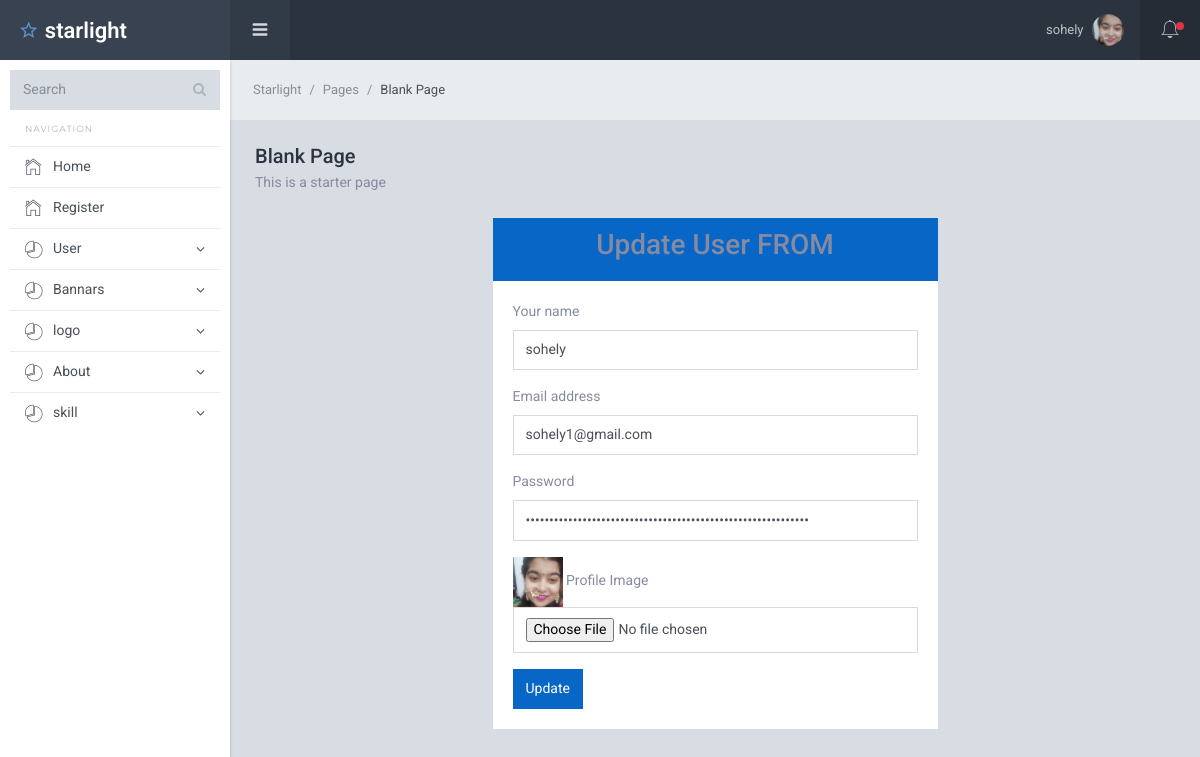
The page /users/edit_user.php?id=1 (signed in) on the database its author committed.
### tables this page shows
CREATE TABLE `users` (
  `id` int(11) NOT NULL,
  `name` varchar(100) NOT NULL,
  `email` varchar(100) NOT NULL,
  `password` varchar(100) NOT NULL,
  `status` int(11) NOT NULL,
  `role` int(11) NOT NULL,
  `profile_image` varchar(100) NOT NULL,
  `created_at` datetime DEFAULT NULL
);

### users/edit_user.php (the view, shortened to what this page needs)
<?php
require '../db.php';
?>
<?php require '../dashboard_includes/header.php';?>
 <div class="sl-mainpanel">
      <nav class="breadcrumb sl-breadcrumb">
        <a class="breadcrumb-item" href="index.html">Starlight</a>
        <a class="breadcrumb-item" href="index.html">Pages</a>
        <span class="breadcrumb-item active">Blank Page</span>
      </nav>
      <div class="sl-pagebody">
        <div class="sl-page-title">
          <h5>Blank Page</h5>
          <p>This is a starter page</p>
        </div>
        <div class="row">
          <div class="col-lg-6 m-auto">
            <div class="card">
              <div class="card-header bg-primary text-center">
                <h3 class="text white">Update User FROM</h3>
              </div>
              <div class="card-body">
                <form action="update.php" method="POST" enctype="multipart/form-data">
                    <div class="mb-3">
                        <label for="exampleInputEmail1" class="form-label">Your name</label>
                        <input value="<?=$after_assoc['name']?>" name="name" type="text" class="form-control" >
                    </div>
                      <div class="mb-3">
                        <label for="exampleInputEmail1" class="form-label">Email address</label>
                        <input value="<?=$after_assoc['email']?>" name="email" type="email" class="form-control" >
                      </div>
                          <div class="mb-3">
                            <label for="exampleInputPassword1" class="form-label">Password</label>
                            <input value="<?=$after_assoc['password']?>" name="password" type="password" class="form-control" >
                          </div>
                          <div class="mb-3">
                          <img width="50" src="../uploads/users/<?=$after_assoc['profile_image']?>" alt="">
                            <label for="exampleInputPassword1" class="form-label">Profile Image</label>
                            <input  name="profile_image" type="file" class="form-control" >
                          </div>
                          <button type="submit" class="btn btn-primary">Update</button>
                </form>
              </div>
             </div>
          </div>
        </div>
      </div>
    </div>
        <?php require '../dashboard_includes/footer.php';?>

### dashboard_includes/header.php (shortened to what this page needs)
<?php
$id=  $_SESSION['id'];
$select_image="SELECT * FROM  users WHERE id= '$id'";
$select_image_result=mysqli_query($dbconnect,$select_image);
$after_assoc=mysqli_fetch_assoc($select_image_result);
?>
<!DOCTYPE html>
<html lang="en">
  <head>
    <link href="/my_work/dashboard_assests/lib/font-awesome/css/font-awesome.css" rel="stylesheet">
    <link href="/my_work/dashboard_assests/lib/Ionicons/css/ionicons.css" rel="stylesheet">
    <link href="/my_work/dashboard_assests/lib/perfect-scrollbar/css/perfect-scrollbar.css" rel="stylesheet">
    <link rel="stylesheet" href="/my_work/dashboard_assests/css/starlight.css">
  </head>
  <body>
    <div class="sl-logo"><a href=""><i class="icon ion-android-star-outline"></i> starlight</a></div>
    <div class="sl-sideleft">
      <div class="input-group input-group-search">
        <input type="search" name="search" class="form-control" placeholder="Search">
        <span class="input-group-btn">
          <button class="btn"><i class="fa fa-search"></i></button>
        </span>
      </div>
      <label class="sidebar-label">Navigation</label>
      <div class="sl-sideleft-menu">
        <a href="admin.php" class="sl-menu-link">
          <div class="sl-menu-item">
            <i class="menu-item-icon icon ion-ios-home-outline tx-22"></i>
            <span class="menu-item-label">Home</span>
          </div>
        </a>
        <a href="register.php" class="sl-menu-link">
          <div class="sl-menu-item">
            <i class="menu-item-icon icon ion-ios-home-outline tx-22"></i>
            <span class="menu-item-label">Register</span>
          </div>
        </a>
        <a href="#" class="sl-menu-link">
          <div class="sl-menu-item">
            <i class="menu-item-icon ion-ios-pie-outline tx-20"></i>
            <span class="menu-item-label">User</span>
            <i class="menu-item-arrow fa fa-angle-down"></i>
          </div>
        </a>
        <a href="#" class="sl-menu-link">
          <div class="sl-menu-item">
            <i class="menu-item-icon ion-ios-pie-outline tx-20"></i>
            <span class="menu-item-label">Bannars</span>
            <i class="menu-item-arrow fa fa-angle-down"></i>
          </div>
        </a>
        <a href="#" class="sl-menu-link">
          <div class="sl-menu-item">
            <i class="menu-item-icon ion-ios-pie-outline tx-20"></i>
            <span class="menu-item-label">logo</span>
            <i class="menu-item-arrow fa fa-angle-down"></i>
          </div>
        </a>
        <a href="#" class="sl-menu-link">
          <div class="sl-menu-item">
            <i class="menu-item-icon ion-ios-pie-outline tx-20"></i>
            <span class="menu-item-label">About</span>
            <i class="menu-item-arrow fa fa-angle-down"></i>
          </div>
        </a>
        <a href="#" class="sl-menu-link">
          <div class="sl-menu-item">
            <i class="menu-item-icon ion-ios-pie-outline tx-20"></i>
            <span class="menu-item-label">skill</span>
            <i class="menu-item-arrow fa fa-angle-down"></i>
          </div>
        </a>
      </div>
      <br>
    </div>
    <div class="sl-header">
      <div class="sl-header-left">
        <div class="navicon-left hidden-md-down"><a id="btnLeftMenu" href=""><i class="icon ion-navicon-round"></i></a></div>
      </div>
      <div class="sl-header-right">
        <nav class="nav">
          <div class="dropdown">
            <a href="" class="nav-link nav-link-profile" data-toggle="dropdown">
              <span class="logged-name"><?=$_SESSION['fname'];?></span>
              <img src="/my_work/uploads/users/<?=$after_assoc['profile_image'];?>" class="wd-32 rounded-circle" alt="">
            </a>
          </div>
        </nav>
        <div class="navicon-right">
          <a id="btnRightMenu" href="" class="pos-relative">
            <i class="icon ion-ios-bell-outline"></i>
            <span class="square-8 bg-danger"></span>
          </a>
        </div>
      </div>
    </div>

### rows shown on the page
users: profile_image (picture), name "sohely", email "sohely1@gmail.com"

### other values the page prints
$_SESSION['fname'] "sohely"
